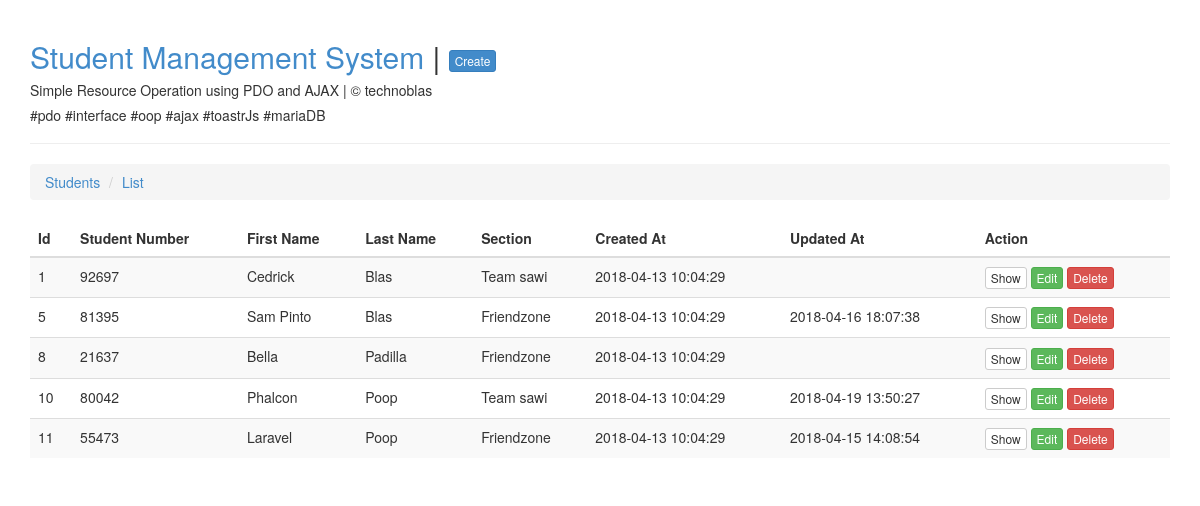
The page / on the database its author committed.
### tables this page shows
CREATE TABLE `students` (
  `id` int(11) NOT NULL AUTO_INCREMENT,
  `student_number` varchar(15) NOT NULL,
  `first_name` varchar(50) NOT NULL,
  `last_name` varchar(50) NOT NULL,
  `section_id` int(11) NOT NULL,
  `created_at` timestamp NULL DEFAULT NULL,
  `updated_at` timestamp NULL DEFAULT NULL,
  PRIMARY KEY (`id`)
);

CREATE TABLE `sections` (
  `id` int(11) NOT NULL AUTO_INCREMENT,
  `name` varchar(255) NOT NULL,
  `created_at` timestamp NULL DEFAULT NULL,
  `updated_at` timestamp NULL DEFAULT NULL,
  PRIMARY KEY (`id`)
);

### config/Database.php (called while the page is built)
<?php
class Database
{
	private $host = 'localhost';
	private $database = 'studentdb';
	private $username = 'root';
	private $password = '';
	public function connection() {
		$conn = null;
		try {
			$conn = new PDO('mysql:host=' . $this->host . ';dbname=' . $this->database, $this->username, $this->password);
		} catch(PDOException $ex){
			echo 'Connection error: ' . $ex->getMessage();
		}
		return $conn;
	}
}

### models/Model.php (called while the page is built, shortened)
<?php
require_once './config/Database.php';
class Model
{
    public function __construct()
    {
        $database = new Database();
        $this->conn = $database->connection();
    }
}

### models/Student.php (called while the page is built, shortened)
<?php
require_once 'Model.php';
class Student extends Model implements ModelInterface
{
    public function all()
    {
        $query = 'SELECT students.id, students.student_number, students.first_name, students.last_name,
                students.section_id, students.created_at, students.updated_at, sections.name as section_name
                FROM students
                INNER JOIN sections ON students.section_id = sections.id
                ORDER BY students.last_name';
        $stmt = $this->conn->prepare($query);
        $stmt->execute();
        return $stmt->fetchAll(PDO::FETCH_OBJ);
    }
}

### index.php (the view)
<?php
include 'header.php';
include 'models/Student.php';
$studentModel = new Student();
$students = $studentModel->all();
?>
<ul class="breadcrumb">
	<li><a href="index.php">Students</a></li>
	<li><a href="#">List</a></li>
</ul>
<div id="students" class="table-responsive">
	<table class="table table-hover table-striped">
		<thead>
			<tr>
				<th>Id</th>
				<th>Student Number</th>
				<th>First Name</th>
				<th>Last Name</th>
				<th>Section</th>
				<th>Created At</th>
				<th>Updated At</th>
				<th>Action</th>
			</tr>
		</thead>
		<tbody>
		<?php foreach ($students as $student) { ?>
			<tr id="item<?php echo $student->id; ?>">
				<td><?php echo $student->id; ?></td>
				<td><?php echo strtoupper($student->student_number); ?></td>
				<td><?php echo ucfirst($student->first_name); ?></td>
				<td><?php echo ucfirst($student->last_name); ?></td>
				<td><?php echo ucfirst($student->section_name); ?></td>
				<td><?php echo $student->created_at; ?></td>
				<td><?php echo $student->updated_at; ?></td>
				<td>
					<a href="show.php?id=<?php echo $student->id; ?>" class="btn btn-default btn-xs">Show</a>
					<a href="edit.php?id=<?php echo $student->id; ?>" class="btn btn-success btn-xs">Edit</a>
					<button type="button" class="btn btn-danger btn-xs btn-delete" data-id="<?php echo $student->id; ?>" data-number="<?php echo strtoupper($student->student_number); ?>">Delete</button>
				</td>
			</tr>
		<?php } ?>
		</tbody>
	</table>
</div>
<?php include 'footer.php';

### header.php (shortened to what this page needs)
<!DOCTYPE html>
<html lang="en">
<head>
    <link href="public/css/bootstrap.min.css" rel="stylesheet" media="screen">
    <link href="public/lib/toastr/toastr.css" rel="stylesheet" type="text/css">
</head>
<body>
<div class="container">
    <div class="page-header">
    	<h2><a href="index.php">Student Management System </a> | <a href="create.php" class="btn btn-primary btn-xs">Create</a></h2>
        <h5>Simple Resource Operation using PDO and AJAX | &copy; technoblas</h5>
        <h5>#pdo #interface #oop #ajax #toastrJs #mariaDB</h5>
    </div>

### footer.php (shortened to what this page needs)
</div>
</body>
</html>

### rows shown on the page
students: id "1", student_number "92697", first_name "Cedrick", last_name "Blas", section.name "Team sawi", created_at "2018-04-13 10:04:29"
students: id "5", student_number "81395", first_name "Sam Pinto", last_name "Blas", section.name "Friendzone", created_at "2018-04-13 10:04:29", updated_at "2018-04-16 18:07:38"
students: id "8", student_number "21637", first_name "Bella", last_name "Padilla", section.name "Friendzone", created_at "2018-04-13 10:04:29"
students: id "10", student_number "80042", first_name "Phalcon", last_name "Poop", section.name "Team sawi", created_at "2018-04-13 10:04:29", updated_at "2018-04-19 13:50:27"
students: id "11", student_number "55473", first_name "Laravel", last_name "Poop", section.name "Friendzone", created_at "2018-04-13 10:04:29", updated_at "2018-04-15 14:08:54"
